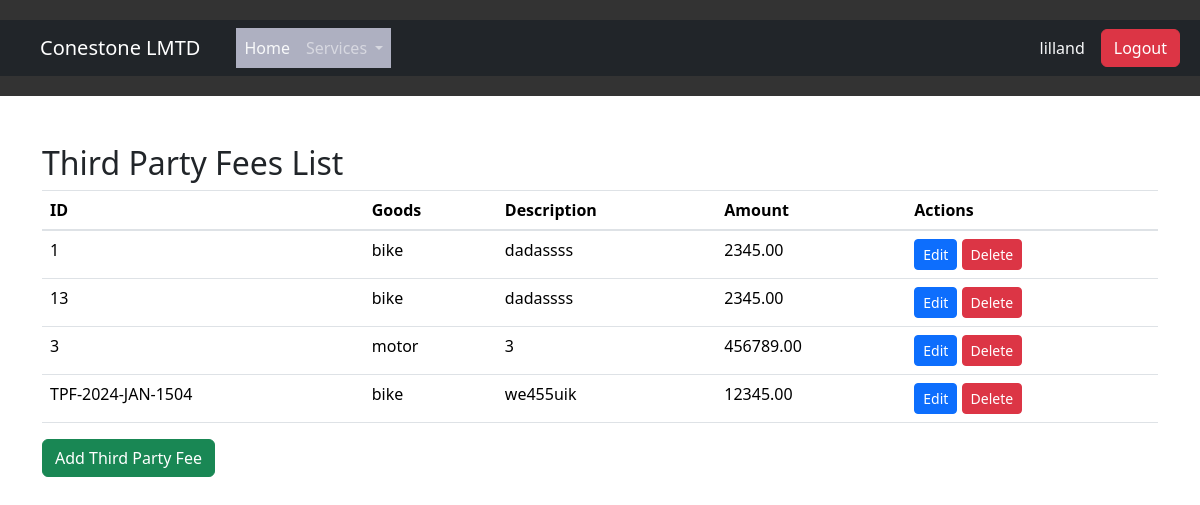
The app's page /third-party-fees/list/ (signed in) with its own data.
### ConerstoneLimmited/models.py (models this page shows, shortened)
class ThirdPartyFees(models.Model):
    third_party_fee_id = models.CharField(max_length=20, unique=True)
    goods = models.ForeignKey(Goods, on_delete=models.CASCADE)
    description = models.CharField(max_length=100)
    amount = models.DecimalField(max_digits=10, decimal_places=2)
    payer = models.ForeignKey(User,  on_delete=models.CASCADE )

class Goods(models.Model):
    goods_id = models.CharField(max_length=20, unique=True)
    buyer = models.ForeignKey(User, on_delete =models.CASCADE)
    name = models.CharField(max_length=50, default=' ')
    price = models.DecimalField(default=0.00, max_digits=100, decimal_places=2)
    description = models.TextField()
    weight = models.DecimalField(max_digits=10, decimal_places=2)
    quantity = models.PositiveIntegerField(default=1)
    supplier = models.ForeignKey('ForeignSupplier', on_delete=models.CASCADE)
    inspection_status = models.BooleanField(default=False)
    def __str__(self):
        return self.name

### ConerstoneLimmited/views.py (the view)
# urls.py: path('third-party-fees/list/', views.third_party_fees_list, name='third_party_fees_list'),
@login_required
def third_party_fees_list(request):
    third_party_fees_list = ThirdPartyFees.objects.filter(payer=request.user)
    return render(request, 'third_party_fee_list.html', {'third_party_fees_list': third_party_fees_list})

### ConerstoneLimmited/templates/third_party_fee_list.html
{% extends 'base.html' %}
{% load crispy_forms_tags %}
{% load bootstrap5 %}
{% block content %}
<div class="container mt-5">
  <h2>Third Party Fees List</h2>
  <table class="table table-hover">
    <thead>
      <tr>
        <th>ID</th>
        <th>Goods</th>
        <th>Description</th>
        <th>Amount</th>
        <th>Actions</th>
      </tr>
    </thead>
    <tbody>
      {% for fee in third_party_fees_list %}
        <tr>
          <td>{{ fee.third_party_fee_id }}</td>
          <td>{{ fee.goods }}</td>
          <td>{{ fee.description }}</td>
          <td>{{ fee.amount }}</td>
          <td>
            <a href="{% url 'edit_third_party_fee' third_party_fee_id=fee.third_party_fee_id %}" class="btn btn-primary btn-sm">Edit</a>
            <a href="{% url 'delete_third_party_fee' third_party_fee_id=fee.third_party_fee_id %}" class="btn btn-danger btn-sm">Delete</a>
          </td>
        </tr>
      {% endfor %}
    </tbody>
  </table>
  <a href="{% url 'create_third_party_fee' %}" class="btn btn-success">Add Third Party Fee</a>
</div>
{% endblock %}

### ConerstoneLimmited/templates/base.html (shortened to what this page needs)
{% load static %}
{% load crispy_forms_tags %}
{% load bootstrap5 %}
{% bootstrap_css %}
<!DOCTYPE html>
<html lang="en">
<head>
  <link rel="stylesheet" href="{% static 'css/style.css' %}">
  <link rel="stylesheet" href="{% static 'css/index.css' %}">
  <link href="https://cdn.jsdelivr.net/npm/bootstrap@5.3.2/dist/css/bootstrap.min.css" rel="stylesheet">
  <link rel="stylesheet" href="{% static 'css/bootstrap-datepicker.min.css' %}">
  <link rel="stylesheet" href="https://cdn.jsdelivr.net/npm/bootstrap@4.3.1/dist/css/bootstrap.min.css">
<link href="https://cdn.jsdelivr.net/npm/bootstrap@5.3.2/dist/css/bootstrap.min.css" rel="stylesheet">
</head>
<header>
  <nav class="navbar navbar-expand-lg navbar-dark bg-dark p-2">
    <div class="container-fluid">
      <a class="navbar-brand" href="{% url 'home' %}">Conestone LMTD</a>
      {% if user.is_authenticated %}
        <ul class="navbar-nav me-auto mb-2 mb-lg-0">
          <li class="nav-item"><a class="nav-link text-light" href="{% url 'home' %}">Home</a></li>
          <li class="nav-item dropdown">
            <a class="nav-link dropdown-toggle"  id="navbarDropdown" role="button" data-bs-toggle="dropdown" aria-haspopup="true" aria-expanded="false">
              Services
            </a>
          </li>
        </ul>
        <div class="d-flex">
          <p class="text-light me-3 my-auto">{{ user.username }}</p>
          <a href="{% url 'logout' %}" class="btn btn-danger">Logout</a>
        </div>
      {% else %}
        <a href="{% url 'login' %}" class="btn btn-primary me-3">Login</a>
        <a href="admin" class="btn btn-primary me-3">Admin</a>
        <a href="{% url 'signup' %}" class="btn btn-success">Signup</a>
      {% endif %}
    </div>
  </nav>
</header>
<body class="">
  {% block content %}{% endblock content %}
  </body>
</html>

### ConerstoneLimmited/static/css/style.css (style rules this page uses)
a { text-decoration: none; text-decoration-line: none; text-underline-position: none; color: #00eeff; }

### ConerstoneLimmited/static/css/index.css (style rules this page uses)
body { font-family: 'Arial', sans-serif; margin: 0; padding: 0; box-sizing: border-box; width: 100%; }
header { text-align: center; padding: 20px 0; background-color: #333; color: #fff; }
nav ul { list-style: none; padding: 0; margin: 0; background-color: #aeb0c1; overflow: hidden; }
nav li { float: left; }
a { text-decoration:none }
nav a { display: block; padding: 15px 20px; text-decoration: none; color: #333; }

### records on screen
ThirdPartyFees: third_party_fee_id "1", goods "bike", description "dadassss", amount "2345.00"
ThirdPartyFees: third_party_fee_id "13", goods "bike", description "dadassss", amount "2345.00"
ThirdPartyFees: third_party_fee_id "3", goods "motor", description "3", amount "456789.00"
ThirdPartyFees: third_party_fee_id "TPF-2024-JAN-1504", goods "bike", description "we455uik", amount "12345.00"

### other values on screen
{{ user.username }} "lilland"
